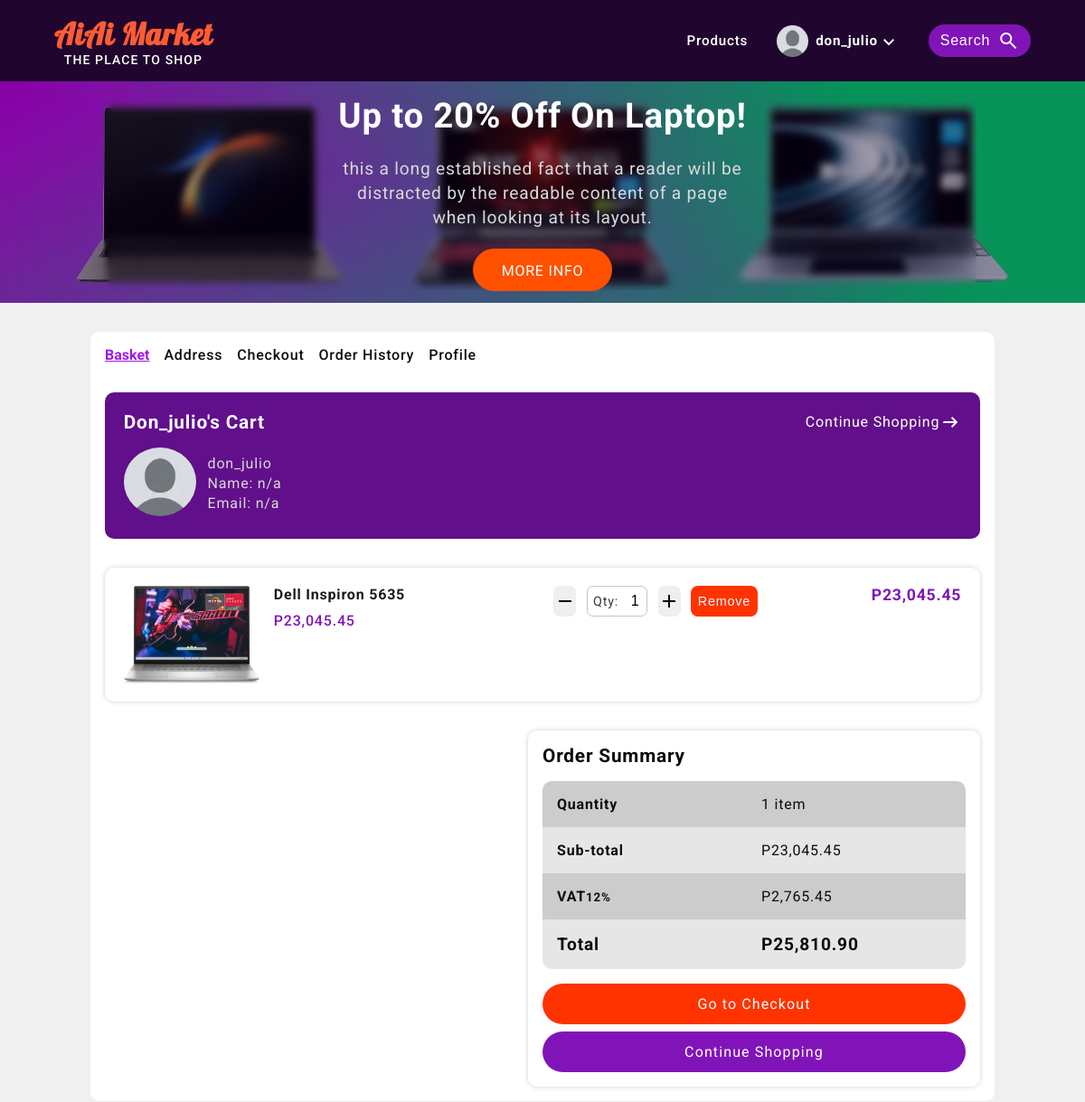
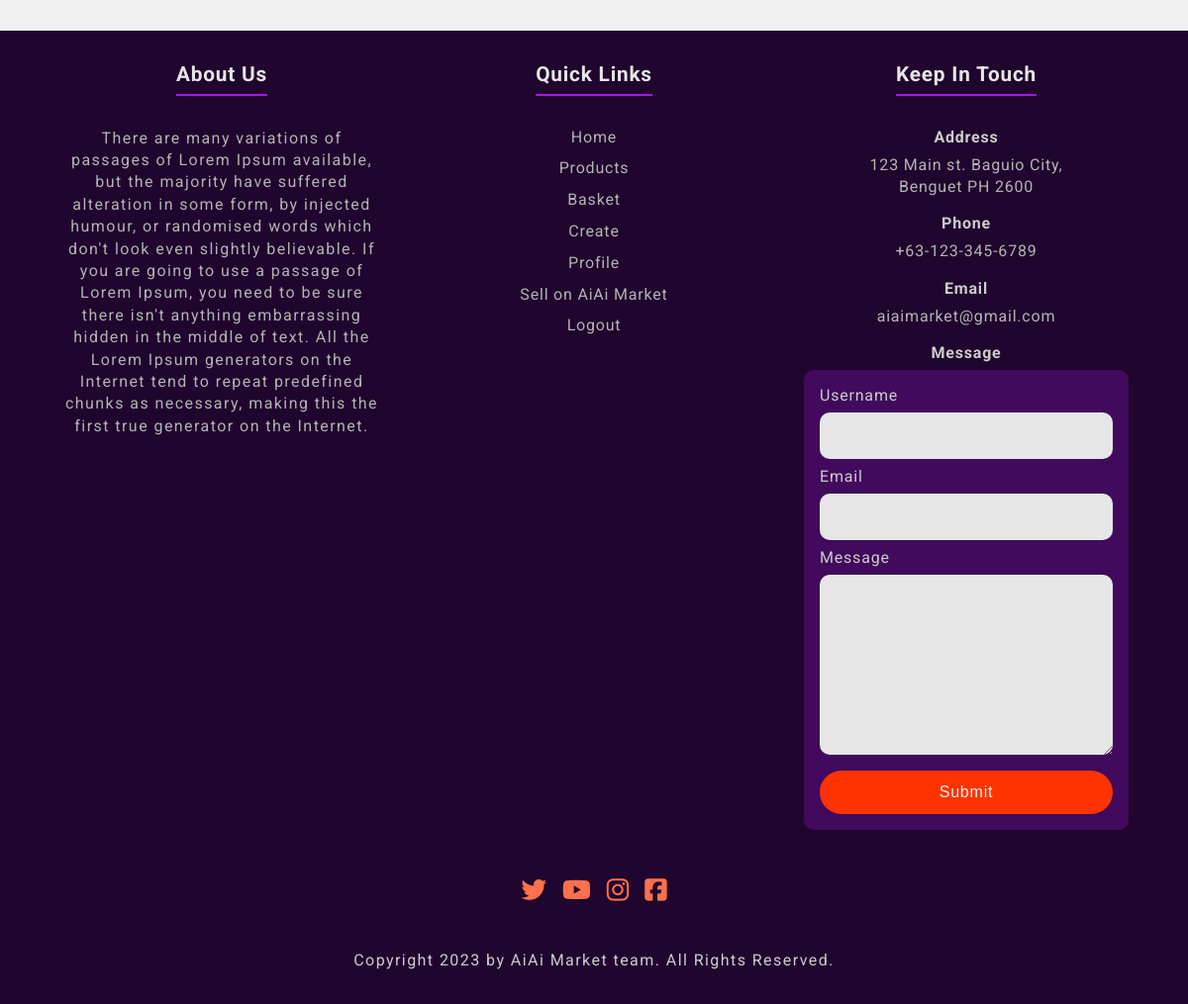
The app's page /my/basket/ (signed in) with its own data (2 pictures, top to bottom).
### users/models.py (models this page shows, shortened)
class UserProfile(models.Model):
    user = models.OneToOneField(User, on_delete=models.CASCADE, null=True, blank=True)
    profile_image = models.ImageField(upload_to='profile_images', default='profile_images/default_iamge.webp')
    user_name = models.CharField(max_length=50)
    first_name = models.CharField(max_length=50)
    last_name = models.CharField(max_length=100)
    email = models.EmailField(max_length=100)

### products/models.py (models this page shows, shortened)
class Order(models.Model):
    id = models.UUIDField(
        primary_key=True,
        default=uuid.uuid4,
        editable=False
    )
    customer = models.ForeignKey(User, on_delete=models.CASCADE)
    product = models.ForeignKey(Product, on_delete=models.CASCADE)
    ordered_date = models.DateTimeField(auto_now_add=True)
    quantity = models.IntegerField(default=1)
    open = models.BooleanField(default=True)
    def get_order_total(self):
        if self.product.get_discount_price():
            order_total = round(self.quantity * Decimal(self.product.get_discount_price().replace(',', '')), 2)
            return order_total
        else:
            order_total = round(self.quantity * self.product.price, 2)
            return order_total
    class Meta:
        ordering = ['-open']

class Product(models.Model):
    id = models.UUIDField(
        primary_key=True,
        default=uuid.uuid4,
        editable=False
    )
    category = models.ForeignKey(ProductCategory, on_delete=models.CASCADE)
    sub_category = models.ForeignKey(ProductSubCategory, on_delete=models.CASCADE)
    name = models.CharField(max_length=50)
    brand = models.CharField(max_length=50)
    seller_organization = models.CharField(max_length=50)
    product_image = models.ImageField(upload_to='product_image')
    description = models.CharField(max_length=100)
    detail = models.TextField()
    price = models.DecimalField(max_digits=10, decimal_places=2)
    price_str_format = models.CharField(max_length=1000, null=True, blank=True)
    discount_price_str_format = models.CharField(max_length=1000, null=True, blank=True)
    created = models.DateTimeField(auto_now_add=True)
    updated = models.DateTimeField(auto_now=True)
    available = models.BooleanField(default=True)
    num_of_times_solid = models.IntegerField(default=0)
    likes = models.DecimalField(max_digits=5, decimal_places=1 ,default=0.0)
    def get_product_image_url(self):
        return self.product_image.url
    def get_absolute_url(self):
        return reverse('products:product-detail', args=[str(self.id)])
    def get_discount_price(self):
        sub_cat = ['High-end', 'Entry-level']
        item = Product.objects.get(id=self.id)
        if item.sub_category:
            if item.sub_category.name in sub_cat:
                discount = round(item.price - (item.price * Decimal(.10)), 2)
                for char in str(discount):
                    if char == '.':
                        index = str(discount).index(char)
                        discount = f'{str(discount)[0 : index - 3]},{str(discount)[index - 3 : index  + 3]} '
                self.discount_price_str_format = discount
                return discount
    class Meta:
        ordering = ['-created']
        verbose_name_plural = 'Products'

### products/views.py (the view)
# urls.py: path('my/basket/', basket_view, name='product-basket'),
@login_required
def basket_view(request):
    user = request.user
    query_set = user.order_set.all().filter(open=True)
    context = {'query_set': query_set}
    return render(request, 'products/basket.html', context)

### templates/products/basket.html (shortened to what this page needs)
{% extends 'index.html' %}
{% block content %}
<div class="product-basket-content-container">
    {% if not query_set %}
        <div class="no-order-history-contents">
            <div class="order-history-nav-bar">
                {% with request.resolver_match.url_name as url_name %}
                    <a class="{% if url_name == 'product-basket' %}active-product-basket-nav-link{% else %}product-basket-nav-link{% endif %}" href="{% url 'products:product-basket' %}">Basket</a>
                    <a class="{% if url_name == 'shipping-address' %}active-product-basket-nav-link{% else %}product-basket-nav-link{% endif %}" href="{% url 'products:shipping-address' %}">Address</a>
                    <a class="{% if url_name == 'checkout-summary' %}active-product-basket-nav-link{% else %}product-basket-nav-link{% endif %}" href="{% url 'products:checkout-summary' %}">Checkout</a>
                    <a class="{% if url_name == 'order-history' %}active-product-basket-nav-link{% else %}product-basket-nav-link{% endif %}" href="{% url 'products:order-history' %}">Order History</a>
                    <a class="{% if url_name == 'user-profile' %}active-product-basket-nav-link{% else %}product-basket-nav-link{% endif %}" href="{% url 'users:user-profile' %}">Profile</a>
                {% endwith %}
            </div>
            <div class="order-history-header-container" style="width:100%;">
                <div class="order-history-header-text">
                    <h2 class="order-history-header">{{ request.user.username }}'s Cart</h2>
                    <a class="order-history-continue-shopping-btn-large" href="{% url 'products:product-list' %}">
                        <p class="order-history-continue-shopping" href="">Continue Shopping</p>
                        <span class="material-symbols-outlined">arrow_right_alt</span>
                    </a>
                </div>
                <div class="order-history-user-info-container">
                    <div class="order-history-user-profile-image">
                        <img src="{{ request.user.userprofile.profile_image.url }}" alt="">
                    </div>
                    <div class="order-history-user-profile-info">
                        <p class="order-history-username">{{ request.user.username }}</p>
                        {% if request.user.shippingaddress_set.all.first %}
                            <p>
                                {{ request.user.shippingaddress_set.all.first.first_name }}
                                {{ request.user.shippingaddress_set.all.first.last_name }}
                            </p>
                            <p>{{ request.user.shippingaddress_set.all.first.email }}</p>
                        {% else %}
                            <p>Name: n/a</p>
                            <p>Email: n/a</p>
                        {% endif %}
                    </div>
                </div>
            </div>
            <div class="no-order-history-content">
                <h3 class="no-order-history-text">Nothing to see here!</h3>
                <a class="no-order-history-continue-shopping" href="{% url 'products:product-list' %}">Continue Shopping</a>
            </div>
        </div>
    {% else %}
        <div class="product-basket-wrapper">
            <div class="product-basket-nav-bar">
                {% with request.resolver_match.url_name as url_name %}
                    <a class="{% if url_name == 'product-basket' %}active-product-basket-nav-link{% else %}product-basket-nav-link{% endif %}" href="{% url 'products:product-basket' %}">Basket</a>
                    <a class="{% if url_name == 'shipping-address' %}active-product-basket-nav-link{% else %}product-basket-nav-link{% endif %}" href="{% url 'products:shipping-address' %}">Address</a>
                    <a class="{% if url_name == 'checkout-summary' %}active-product-basket-nav-link{% else %}product-basket-nav-link{% endif %}" href="{% url 'products:checkout-summary' %}">Checkout</a>
                    <a class="{% if url_name == 'order-history' %}active-product-basket-nav-link{% else %}product-basket-nav-link{% endif %}" href="{% url 'products:order-history' %}">Order History</a>
                    <a class="{% if url_name == 'user-profile' %}active-product-basket-nav-link{% else %}product-basket-nav-link{% endif %}" href="{% url 'users:user-profile' %}">Profile</a>
                {% endwith %}
            </div>
            <div class="order-history-header-container" style="width:100%;">
                <div class="order-history-header-text">
                    <h2 class="order-history-header">{{ request.user.username }}'s Cart</h2>
                    <a class="order-history-continue-shopping-btn-large" href="{% url 'products:product-list' %}">
                        <p class="order-history-continue-shopping" href="">Continue Shopping</p>
                        <span class="material-symbols-outlined">arrow_right_alt</span>
                    </a>
                </div>
                <div class="order-history-user-info-container">
                    <div class="order-history-user-profile-image">
                        <img src="{{ request.user.userprofile.profile_image.url }}" alt="">
                    </div>
                    <div class="order-history-user-profile-info">
                        <p class="order-history-username">{{ request.user.username }}</p>
                        {% if request.user.shippingaddress_set.all.first %}
                            <p>
                                {{ request.user.shippingaddress_set.all.first.first_name }}
                                {{ request.user.shippingaddress_set.all.first.last_name }}
                            </p>
                            <p>{{ request.user.shippingaddress_set.all.first.email }}</p>
                        {% else %}
                            <p>Name: n/a</p>
                            <p>Email: n/a</p>
                        {% endif %}
                    </div>
                </div>
            </div>
            <div class="basket-list">
                {% for order in query_set %}
                    <div class="basket-product">
                        <a class="basket-product-info-container" href="{{ order.product.get_absolute_url }}">
                            <div class="basket-product-image">
                                <img src="{{ order.product.get_product_image_url }}" alt="">
                            </div>
                            <div class="basket-product-info">
                                <h4 class="basket-product-name">
                                    {{ order.product.name }}
                                </h4>
                                <div class="basket-product-price-and-discount">
                                    {% if order.product.get_discount_price %}
                                        <p class="basket-product-price">P{{ order.product.discount_price_str_format }}</p>
                                        <div class="basket-price-discount-container">
                                            <p class="basket-product-discount-price">P{{ order.product.price_str_format }}</p>
                                            <span>-10%</span>
                                        </div>
                                    {% else %}
                                        <p class="basket-product-price">P{{ order.product.price_str_format }}</p>
                                    {% endif %}
                                </div>
                            </div>
                        </a>
                        <form class="basket-total-product" action="{% url 'products:update-basket' order.product.id %}" method="GET">
                            <button type="button"class="basket-minus-item">
                                <span class="material-symbols-outlined">
                                </span>
                            </button>
                            <div class="quantity">
                                Qty:
                                <input class="total-amount" type="text" readonly name='amount' value="{{ order.quantity }}" min="{{ order.quantity }}">
                            </div>
                            <button  type="button" class="basket-add-item">
                                <span class="material-symbols-outlined">
                                </span>
                            </button>
                            <button class='update-or-delete' type="submit">Remove</button>
                        </form>
                        {% for obj in order_total %}
                            {% if order.product.id == obj.id %}
                                <h4 class="total-price">P{{ obj.order_total }}</h4>
                            {% endif %}
                        {% endfor %}
                    </div>
                {% endfor %}
            </div>
            <div class="basket-sub-total-container">
                <div class="basket-sub-total">
                    <h2 class="basket-order-summary-header">Order Summary</h2>
                    <div class=" basket-order-summary-text sub-total-basket-quantity">
                        <h4>Quantity</h4>
                        {% if num_of_product > 1 %}
                            <p>{{ num_of_product }} items</p>
                        {% else %}
                            <p>{{ num_of_product }} item</p>
                        {% endif %}
                    </div>
                    <div class=" basket-order-summary-text sub-total-basket-subtotal">
                        <h4>Sub-total</h4>
                        <p>P{{ sub_total }}</p>
                    </div>
                    <div class=" basket-order-summary-text sub-total-basket-subtotal">
                        <h4>VAT<small>12%</small></h4>
                        <p>P{{ vat }}</p>
                    </div>
                    <div class=" basket-order-summary-text sub-total-basket-subtotal">
                        <h4>Total</h4>
                        <p>P{{ total }}</p>
                    </div>
                    <div class="sub-total-btns">
                        <a class="basket-checkout-btn" href="{% url 'products:shipping-address' %}">Go to Checkout</a>
                        <a class="basket-continue-shopping-btn" href="{% url 'products:product-list' %}">Continue Shopping</a>
                    </div>
                </div>
            </div>
        </div>
    {% endif %}
</div>
{% endblock content %}

### templates/navbar.html (shortened to what this page needs)
<div class="nav-bar-wrapper">
    <a class="brand-name" href="{% url 'products:product-home' %}">
        <h1>AiAi Market</h1>
        <p>THE PLACE TO SHOP</p>
    </a>
    {% with request.resolver_match.url_name as url_name %}
        <nav class="nav-links">
            <a class="nav-link {% if url_name == 'product-list' %}active-nav-link{% endif %}" href="{% url 'products:product-list' %}">Products</a>
            {% if not request.user.is_authenticated %}
                <a class="nav-link {% if url_name == 'user-login' %}active-nav-link{% endif %}" href="{% url 'users:user-login' %}">Login</a>
                <a class="nav-link {% if url_name == 'user-register' %}active-nav-link{% endif %}" href="{% url 'users:user-register' %}">Register</a>
            {% else %}
                <div class="logged-in-user-nav-link-container">
                    <div class="toggle-user-navbar">
                        <img class="logged-in-navbar-user-profile-img" src="{{request.user.userprofile.profile_image.url}}" alt="">
                        <h4 class="logged-in-navbar-username">{{ request.user.username }}</h4>
                        <span class="material-symbols-outlined logged-in-navbar-arrow-down">
                        </span>
                    </div>
                </div>
            {% endif %}
            <button type="button" class="nav-link nav-link-search-button">
                Search
                <span class="material-symbols-outlined search-icon">search</span>
            </button>
        </nav>
    {% endwith %}
</div>

### records on screen
Order: product.get_product_image_url (picture), product.name "Dell Inspiron 5635", product.price_str_format "23,045.45", amount "1", order_total "23,045.45"

### other values on screen
{{ request.user.username }} "don_julio"
{{ request.user.username }} "Don_julio"
{{ num_of_product }} "1"
{{ sub_total }} "23,045.45"
{{ vat }} "2,765.45"
{{ total }} "25,810.90"
